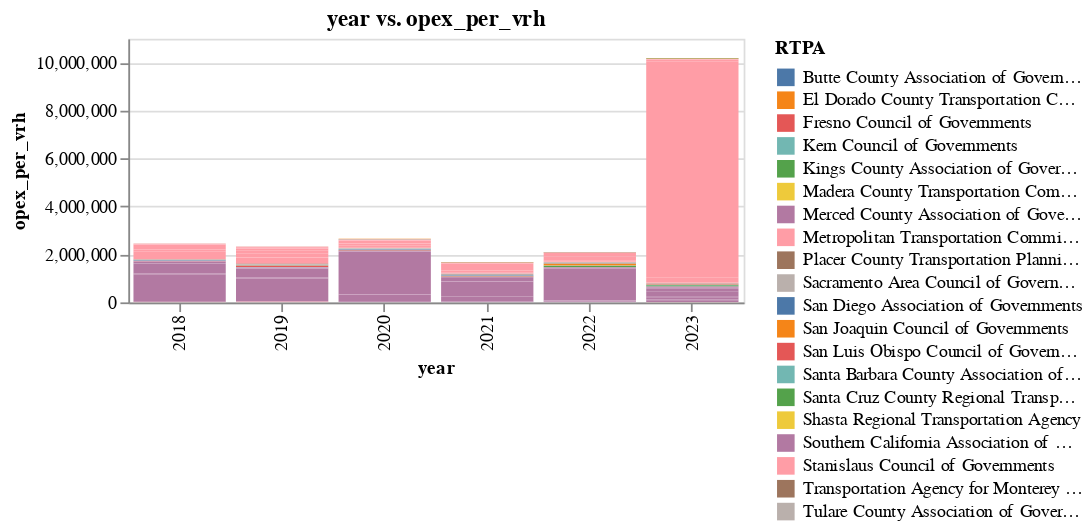

This figure's notebook cell:
### Code cell
make_bar(
    by_agency_long,
    x_ax="year",
    y_ax="opex_per_vrh",
    color="RTPA"
)

### Figure 1 — Vega-Lite specification as saved in the notebook (floating-point values rounded to 4 significant figures; data arrays with more than 128 entries replaced by an {"elided": "..."} marker saying what was removed)
{"config": {"view": {"continuousWidth": 300, "continuousHeight": 300}}, "data": {"name": "data-840e7b83e49890460ee7b95a3c2de2ab"}, "mark": {"type": "bar"}, "encoding": {"color": {"field": "RTPA", "type": "nominal"}, "tooltip": [{"field": "year", "type": "nominal"}, {"field": "opex_per_vrh", "type": "quantitative"}, {"field": "agency_name", "type": "nominal"}], "x": {"field": "year", "type": "nominal"}, "y": {"field": "opex_per_vrh", "sort": "-x", "type": "quantitative"}}, "height": 150, "params": [{"name": "param_17", "select": {"type": "interval", "encodings": ["x", "y"]}, "bind": "scales"}], "title": "year vs. opex_per_vrh", "width": 350, "$schema": "https://vega.github.io/schema/vega-lite/v5.20.1.json", "datasets": {"data-840e7b83e49890460ee7b95a3c2de2ab": {"elided": "964 records"}}}
